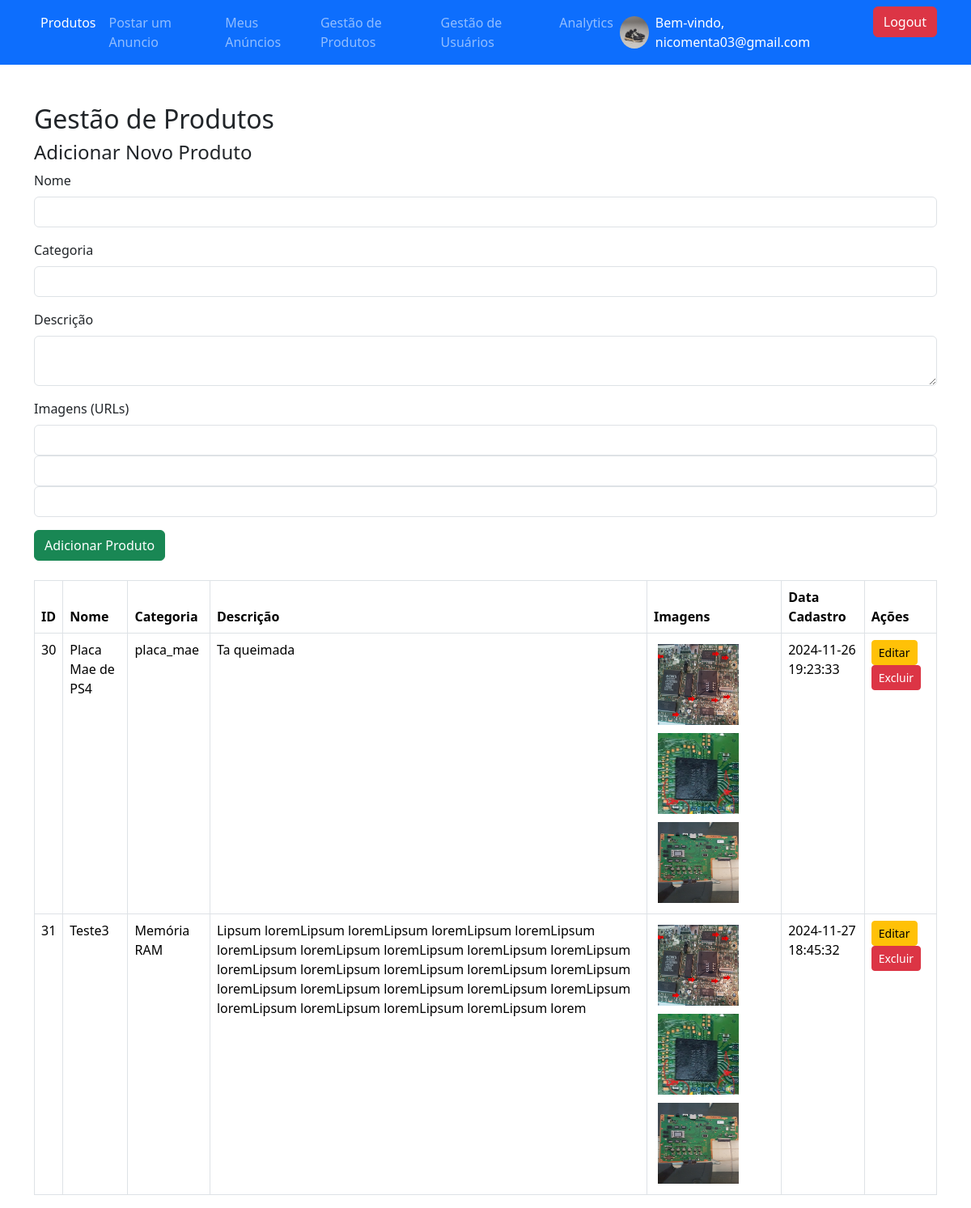
/tela_Gestão_Produtos.php (signed in), run on the app's committed database.
### tables this page shows
CREATE TABLE `usuariosbd` (
  `ID` int(11) NOT NULL,
  `nome` varchar(255) NOT NULL,
  `senha` varchar(255) NOT NULL,
  `email` varchar(155) NOT NULL,
  `TipoUsuario` enum('normal','admin') NOT NULL DEFAULT 'normal',
  `telefone` varchar(15) NOT NULL,
  `Estado` varchar(50) NOT NULL,
  `Cidade` varchar(100) NOT NULL,
  `foto` varchar(255) DEFAULT NULL,
  `status` enum('ativo','inativo') DEFAULT 'ativo'
);

CREATE TABLE `produtos` (
  `id` int(11) NOT NULL,
  `nome` varchar(100) NOT NULL,
  `categoria` varchar(50) NOT NULL,
  `descricao` text DEFAULT NULL,
  `imagens` varchar(255) DEFAULT NULL,
  `data_cadastro` timestamp NOT NULL DEFAULT current_timestamp(),
  `id_usuario` int(11) NOT NULL,
  `visualizacoes` int(11) DEFAULT 0,
  `status` enum('Funcionando','Não Funcionando') NOT NULL DEFAULT 'Funcionando'
);

### tela_Gestão_Produtos.php (the view, shortened to what this page needs)
<?php
include('php/conexaoBD.php');
include('visual/header.php');
renderHeader('produtos');
?>
<div class="container mt-5">
    <h2>Gestão de Produtos</h2>
    <form method="POST" class="mb-4">
        <h4>Adicionar Novo Produto</h4>
        <div class="mb-3">
            <label for="nome" class="form-label">Nome</label>
            <input type="text" class="form-control" name="nome" required>
        </div>
        <div class="mb-3">
            <label for="categoria" class="form-label">Categoria</label>
            <input type="text" class="form-control" name="categoria" required>
        </div>
        <div class="mb-3">
            <label for="descricao" class="form-label">Descrição</label>
            <textarea class="form-control" name="descricao" required></textarea>
        </div>
        <div class="mb-3">
            <label for="imagens" class="form-label">Imagens (URLs)</label>
            <input type="text" class="form-control" name="imagens[]" required>
            <input type="text" class="form-control" name="imagens[]">
            <input type="text" class="form-control" name="imagens[]">
        </div>
        <button type="submit" name="adicionar_produto" class="btn btn-success">Adicionar Produto</button>
    </form>
    <table class="table table-bordered">
        <thead>
            <tr>
                <th>ID</th>
                <th>Nome</th>
                <th>Categoria</th>
                <th>Descrição</th>
                <th>Imagens</th>
                <th>Data Cadastro</th>
                <th>Ações</th>
            </tr>
        </thead>
        <tbody>
            <?php
            $sql = "SELECT * FROM produtos";
            $result = mysqli_query($link, $sql);
            while ($produto = mysqli_fetch_assoc($result)) {
                $sql_imagens = "SELECT * FROM imagens_produto WHERE id_produto = " . $produto['id'];
                $result_imagens = mysqli_query($link, $sql_imagens);
                $imagens = [];
                while ($imagem = mysqli_fetch_assoc($result_imagens)) {
                    $imagens[] = $imagem['url_imagem'];
                }
                echo "<tr>";
                echo "<td>" . $produto['id'] . "</td>";
                echo "<td>" . $produto['nome'] . "</td>";
                echo "<td>" . $produto['categoria'] . "</td>";
                echo "<td>" . $produto['descricao'] . "</td>";
                echo "<td>";
                foreach ($imagens as $imagem) {
                    echo "<img src='$imagem' alt='Imagem Produto' style='width: 100px; height: 100px; margin: 5px;'>";
                }
                echo "</td>";
                echo "<td>" . $produto['data_cadastro'] . "</td>";
                echo "<td>
                        <a href='#' data-bs-toggle='modal' data-bs-target='#editarProdutoModal" . $produto['id'] . "' class='btn btn-warning btn-sm'>Editar</a>
                        <a href='?excluir_produto=" . $produto['id'] . "' class='btn btn-danger btn-sm'>Excluir</a>
                      </td>";
                echo "</tr>";
            }
            ?>
        </tbody>
    </table>
</div>
</body>
</html>

### visual/header.php (shortened to what this page needs)
<?php
function renderHeader($currentPage = '') {
    $emailUsuario = isset($_SESSION['email']) ? $_SESSION['email'] : null;
    $isAdmin = isset($_SESSION['tipoUsuario']) && $_SESSION['tipoUsuario'] === 'admin';
    include('php/conexaoBD.php');
    $fotoPerfil = 'uploads/usuarios/default-profile.jpg';
    if ($emailUsuario) {
        $query = "SELECT foto FROM usuariosbd WHERE email = ?";
        $stmt = mysqli_prepare($link, $query);
        mysqli_stmt_bind_param($stmt, "s", $emailUsuario);
        mysqli_stmt_execute($stmt);
        $result = mysqli_stmt_get_result($stmt);
        if (mysqli_num_rows($result) > 0) {
            $user = mysqli_fetch_assoc($result);
            if (!empty($user['foto'])) {
                $fotoPerfil = str_replace('../', '', $user['foto']);
            }
        }
    }
    ?>
    <!DOCTYPE html>
    <html lang="pt">
    <head>
        <link href="https://cdn.jsdelivr.net/npm/bootstrap@5.3.3/dist/css/bootstrap.min.css" rel="stylesheet">
    </head>
    <body>
        <nav class="navbar navbar-expand-lg navbar-dark bg-primary">
            <div class="container">
                <div class="collapse navbar-collapse" id="navbarNav">
                    <ul class="navbar-nav me-auto">
                        <li class="nav-item">
                            <a class="nav-link <?= $currentPage === 'produtos' ? 'active' : '' ?>" href="home_Page.php">Produtos</a>
                        </li>
                        <li class="nav-item">
                            <a class="nav-link <?= $currentPage === 'contato' ? 'active' : '' ?>" href="tela_Cadastro_Produto.php">Postar um Anuncio</a>
                        </li>
                        <?php if ($emailUsuario): ?>
                            <li class="nav-item">
                                <a class="nav-link <?= $currentPage === 'meusAnuncios' ? 'active' : '' ?>" href="meusAnuncios.php">Meus Anúncios</a>
                            </li>
                        <?php endif; ?>
                        <?php if ($isAdmin): ?>
                            <li class="nav-item">
                                <a class="nav-link <?= $currentPage === 'gestao_produtos' ? 'active' : '' ?>" href="tela_Gestão_Produtos.php">Gestão de Produtos</a>
                            </li>
                            <li class="nav-item">
                                <a class="nav-link <?= $currentPage === 'gestao_usuarios' ? 'active' : '' ?>" href="tela_Gestão_Usuarios.php">Gestão de Usuários</a>
                            </li>
                        <?php endif; ?>
                        <?php if ($emailUsuario): ?>
                            <li class="nav-item">
                                <a class="nav-link <?= $currentPage === 'analytics' ? 'active' : '' ?>" href="static.php">Analytics</a>
                            </li>
                        <?php endif; ?>
                    </ul>
                    <ul class="navbar-nav">
                        <?php if ($emailUsuario): ?>
                            <li class="nav-item">
                                <span class="navbar-text me-3 text-white d-flex align-items-center">
                                    <img src="<?= htmlspecialchars($fotoPerfil) ?>" alt="Foto de Perfil" class="rounded-circle" style="width: 40px; height: 40px; object-fit: cover; margin-right: 8px;">
                                    Bem-vindo, <?= htmlspecialchars($emailUsuario) ?>
                                </span>
                            </li>
                            <li class="nav-item">
                                <a class="btn btn-danger" href="php/logout.php">Logout</a>
                            </li>
                        <?php endif; ?>
                    </ul>
                </div>
            </div>
        </nav>
    <?php
}
?>

### data on the page
usuariosbd: foto (picture)
produtos: id "30", nome "Placa Mae de PS4", categoria "placa_mae", descricao "Ta queimada", data_cadastro "2024-11-26 19:23:33"
produtos: id "31", nome "Teste3", categoria "Memória RAM", descricao "Lipsum loremLipsum loremLipsum loremLipsum loremLipsum loremLipsum loremLipsum loremLipsum loremLipsum loremLipsum loremLipsum loremLipsum loremLipsum loremLipsum loremLipsum loremLipsum loremLipsum loremLipsum loremLipsum loremLipsum loremLipsum loremLipsum loremLipsum loremLipsum lorem", data_cadastro "2024-11-27 18:45:32"

### other printed values
$emailUsuario "nicomenta03@gmail.com"
